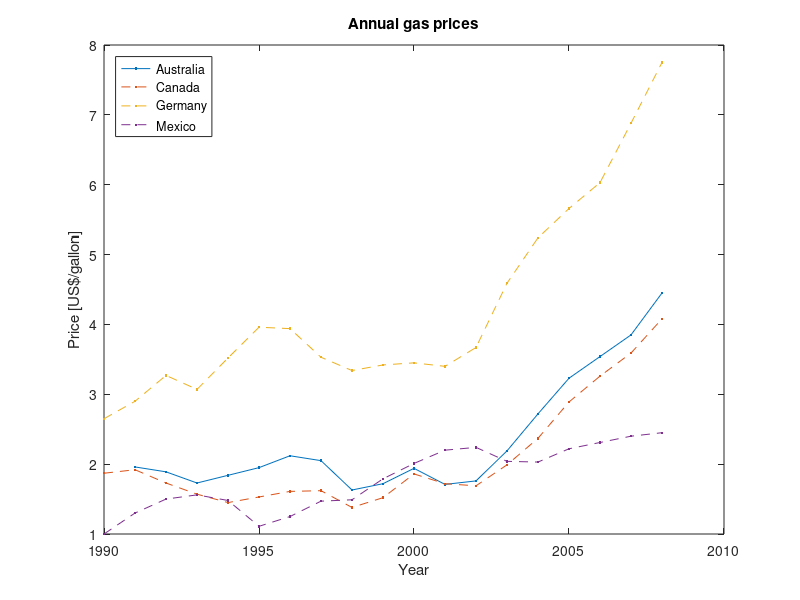

Reproduce this figure in MATLAB.
%% Load gas price data
load gCosts

%% Plot gas prices
plot(Year,Australia,'.-')
hold on
plot(Year,Canada,'.--')
plot(Year,Germany,'.--')
plot(Year,Mexico,'.--')
hold off
legend(country,'Location','northwest')
title('Annual gas prices')
xlabel('Year')
ylabel('Price [US$/gallon]')